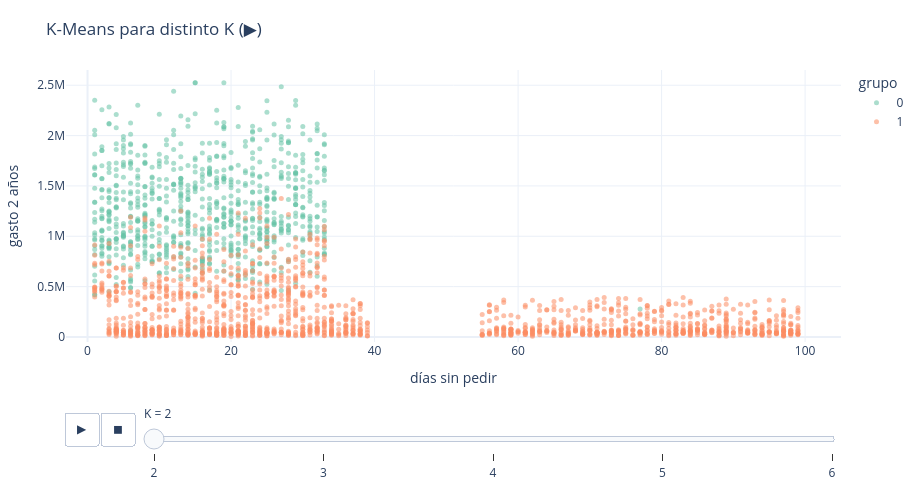

The notebook cell saved with this chart:
### Markdown cell above
## 4 · El algoritmo te da K, vos elegís

El silhouette pedía k=2; en k=4 aparecen los dormidos. ▶

### Code cell
df=pd.read_csv('usuarios_pedidosya.csv')
gastos=['gasto_restaurantes','gasto_mercados','gasto_bebidas','gasto_farmacia','gasto_kioscos','gasto_premium']
d=df.drop_duplicates('usuario_id').copy(); d['edad']=2026-d['anio_nacimiento']; d=d[d['edad']<=100]
d=d[(d[gastos]>=0).all(axis=1)]; d['ingreso_estimado']=d['ingreso_estimado'].fillna(d['ingreso_estimado'].median())
d['gasto_total']=d[gastos].sum(axis=1)
feat=gastos+['ingreso_estimado','dias_desde_ultimo_pedido']; X=StandardScaler().fit_transform(d[feat])
fr=[]
for k in [2,3,4,5,6]:
    lab=KMeans(n_clusters=k,random_state=42,n_init=10).fit_predict(X)
    t=d[['gasto_total','dias_desde_ultimo_pedido']].copy(); t['K']=k; t['grupo']=lab.astype(str); fr.append(t)
anim=pd.concat(fr)
fig=px.scatter(anim,x='dias_desde_ultimo_pedido',y='gasto_total',color='grupo',animation_frame='K',range_x=[-3,105],range_y=[-50000,anim['gasto_total'].max()*1.05],opacity=0.55,color_discrete_sequence=px.colors.qualitative.Set2,labels={'dias_desde_ultimo_pedido':'días sin pedir','gasto_total':'gasto 2 años'},title='K-Means para distinto K (▶)')
fig.update_traces(marker=dict(size=5)); fig.layout.sliders[0].currentvalue.prefix='K = '
fijar(fig,500); fig.show()

### Figure 1 — Plotly figure (JSON) as saved in the notebook; plotly's stock layout.template omitted (floating-point values rounded to 4 significant figures; data arrays with more than 128 entries replaced by an {"elided": "..."} marker saying what was removed)
{"data": [{"hovertemplate": "grupo=0<br>K=2<br>días sin pedir=%{x}<br>gasto 2 años=%{y}<extra></extra>", "legendgroup": "0", "marker": {"color": "rgb(102,194,165)", "opacity": 0.55, "size": 5, "symbol": "circle"}, "mode": "markers", "name": "0", "orientation": "v", "showlegend": true, "type": "scatter", "x": {"elided": "808 int values"}, "xaxis": "x", "y": {"elided": "808 int values"}, "yaxis": "y"}, {"hovertemplate": "grupo=1<br>K=2<br>días sin pedir=%{x}<br>gasto 2 años=%{y}<extra></extra>", "legendgroup": "1", "marker": {"color": "rgb(252,141,98)", "opacity": 0.55, "size": 5, "symbol": "circle"}, "mode": "markers", "name": "1", "orientation": "v", "showlegend": true, "type": "scatter", "x": {"elided": "1426 int values"}, "xaxis": "x", "y": {"elided": "1426 int values"}, "yaxis": "y"}], "layout": {"autosize": false, "height": 500, "legend": {"title": {"text": "grupo"}, "tracegroupgap": 0}, "margin": {"b": 45, "l": 60, "r": 30, "t": 70}, "sliders": [{"active": 0, "currentvalue": {"prefix": "K = "}, "len": 0.9, "pad": {"b": 10, "t": 60}, "steps": [{"args": [["2"], {"frame": {"duration": 0, "redraw": false}, "fromcurrent": true, "mode": "immediate", "transition": {"duration": 0, "easing": "linear"}}], "label": "2", "method": "animate"}, {"args": [["3"], {"frame": {"duration": 0, "redraw": false}, "fromcurrent": true, "mode": "immediate", "transition": {"duration": 0, "easing": "linear"}}], "label": "3", "method": "animate"}, {"args": [["4"], {"frame": {"duration": 0, "redraw": false}, "fromcurrent": true, "mode": "immediate", "transition": {"duration": 0, "easing": "linear"}}], "label": "4", "method": "animate"}, {"args": [["5"], {"frame": {"duration": 0, "redraw": false}, "fromcurrent": true, "mode": "immediate", "transition": {"duration": 0, "easing": "linear"}}], "label": "5", "method": "animate"}, {"args": [["6"], {"frame": {"duration": 0, "redraw": false}, "fromcurrent": true, "mode": "immediate", "transition": {"duration": 0, "easing": "linear"}}], "label": "6", "method": "animate"}], "x": 0.1, "xanchor": "left", "y": 0, "yanchor": "top"}], "title": {"text": "K-Means para distinto K (▶)"}, "updatemenus": [{"buttons": [{"args": [null, {"frame": {"duration": 500, "redraw": false}, "fromcurrent": true, "mode": "immediate", "transition": {"duration": 500, "easing": "linear"}}], "label": "&#9654;", "method": "animate"}, {"args": [[null], {"frame": {"duration": 0, "redraw": false}, "fromcurrent": true, "mode": "immediate", "transition": {"duration": 0, "easing": "linear"}}], "label": "&#9724;", "method": "animate"}], "direction": "left", "pad": {"r": 10, "t": 70}, "showactive": false, "type": "buttons", "x": 0.1, "xanchor": "right", "y": 0, "yanchor": "top"}], "width": 920, "xaxis": {"anchor": "y", "domain": [0.0, 1.0], "range": [-3, 105], "title": {"text": "días sin pedir"}}, "yaxis": {"anchor": "x", "domain": [0.0, 1.0], "range": [-50000, 2651000.0], "title": {"text": "gasto 2 años"}}}}
